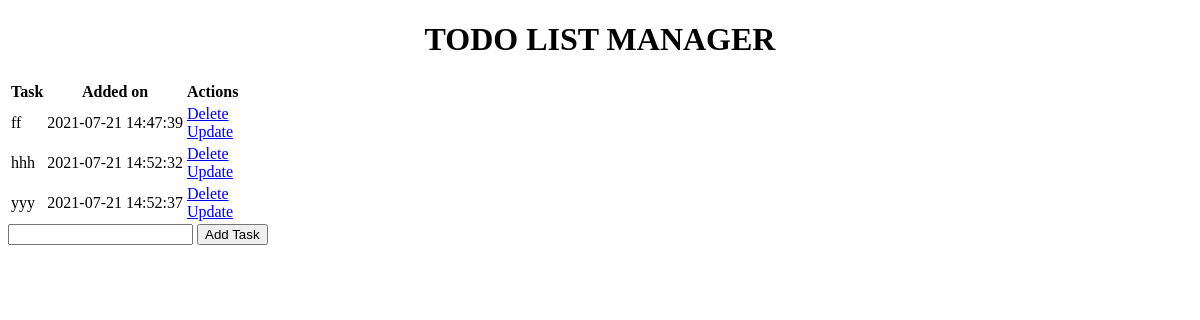
Before: / with the older database file.
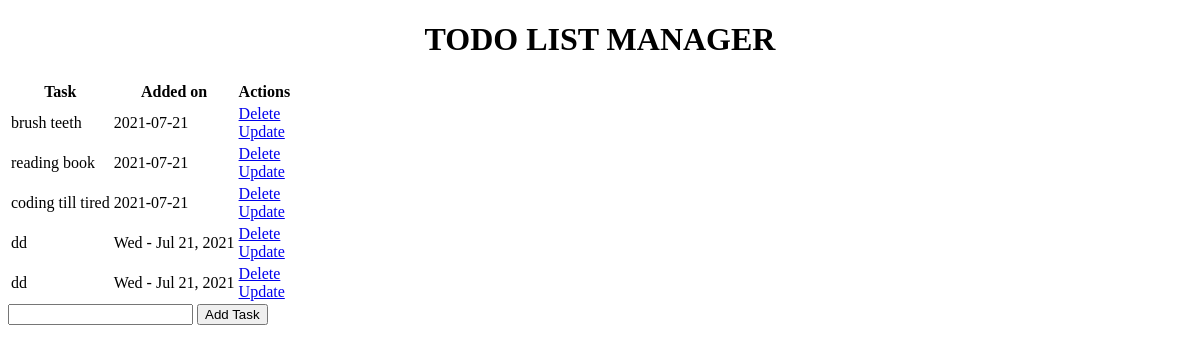
After: the same page with the newer database file.
### tables this page shows
CREATE TABLE todo(
       id INTEGER PRIMARY KEY AUTOINCREMENT,
       content TEXT NOT NULL,
       date_created DATE DEFAULT (datetime('now','localtime'))

);

### todolist/todolist.py (the view)
@bp.route("/",methods=['POST','GET'])
def dashboard():
    conn=db.get_db()
    cursor=conn.cursor()
    if request.method == 'POST':
        task_content=request.form.get('content')
        date_created=datetime.date.today()
        date_created=format_date(str(date_created))
        cursor.execute("INSERT INTO todo (content,date_created) VALUES (?,?)", [task_content,date_created])
        conn.commit()
        return redirect('/')
    else:
        cursor.execute("select * from todo order by date_created")
        data=cursor.fetchall()
    return render_template('index.html', data=data)

### todolist/db.py (called while the page is built)
def get_db():
    if 'db' not in g:
        dbname = current_app.config['DATABASE']
        g.db = sqlite3.connect(dbname)   ##############creating dtabase named DATABASE  #####3g for storing data across application contexts (((globla)))
        g.db.execute("PRAGMA foreign_keys = ON;")######foreign key constraint
    return g.db

### todolist/templates/index.html (shortened to what this page needs)
{% extends 'base.html' %}
{% block body %}
<div class="content">
    <h1 style="text-align: center">TODO LIST MANAGER</h1>
    <table>
        <tr>
            <th>Task</th>
            <th>Added on</th>
            <th>Actions</th>
        </tr>
        {% for d in data %}
            <tr>
                <td>{{d[1]}}</td>
                <td>{{ d[2] }}</td>
                <td>
                    <a href="/delete/{{d[0]}}">Delete</a>
                    <br>
                    <a href="/update/{{d[0]}}">Update</a>
                </td>
            </tr>
        {% endfor %}
    </table>
    <div class="form">
        <form action="/" method="POST">
            <input type="text" name="content" id="content",value="content">
            <input type="submit" value="Add Task">
        </form>
    </div>
</div>
{% endblock %}

### todolist/templates/base.html (shortened to what this page needs)
<!DOCTYPE html>
<html lang="en">
<head>
    <link rel="stylesheet" href="{{ url_for('static', filename='css/main.css') }}">
</head>
<body>
    {% block body %}{% endblock %}
</body>
</html>

Changed rows visible on the page:
removed todo: content "ff", date_created "2021-07-21 14:47:39"
removed todo: content "hhh", date_created "2021-07-21 14:52:32"
removed todo: content "yyy", date_created "2021-07-21 14:52:37"
added todo: content "brush teeth", date_created "2021-07-21"
added todo: content "reading book", date_created "2021-07-21"
added todo: content "coding till tired", date_created "2021-07-21"
added todo: content "dd", date_created "Wed - Jul 21, 2021"
added todo: content "dd", date_created "Wed - Jul 21, 2021"
